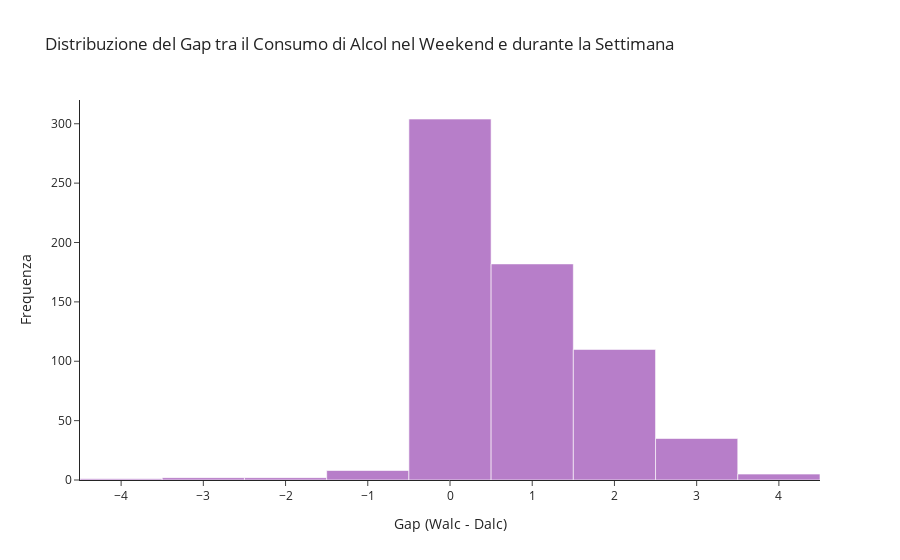

Notebook code cell kept with this figure:
### Code cell
# Creare l'istogramma con Plotly
fig = go.Figure()

# Aggiungere l'istogramma
fig.add_trace(go.Histogram(
    x=alc_cons['GAP'],
    nbinsx=9,
    marker_color='#A054B7',
    opacity=0.75
))

# Aggiungere titolo e etichette degli assi
fig.update_layout(
    title='Distribuzione del Gap tra il Consumo di Alcol nel Weekend e durante la Settimana',
    xaxis_title='Gap (Walc - Dalc)',
    yaxis_title='Frequenza',
    bargap=0.0,
    template='simple_white'
)

# Mostrare il grafico
fig.show()

### Figure 1 — Plotly figure (JSON) as saved in the notebook; plotly's stock layout.template omitted (floating-point values rounded to 4 significant figures; data arrays with more than 128 entries replaced by an {"elided": "..."} marker saying what was removed)
{"data": [{"marker": {"color": "#A054B7"}, "nbinsx": 9, "opacity": 0.75, "type": "histogram", "x": {"elided": "649 int values"}}], "layout": {"bargap": 0, "title": {"text": "Distribuzione del Gap tra il Consumo di Alcol nel Weekend e durante la Settimana"}, "xaxis": {"title": {"text": "Gap (Walc - Dalc)"}}, "yaxis": {"title": {"text": "Frequenza"}}}}
